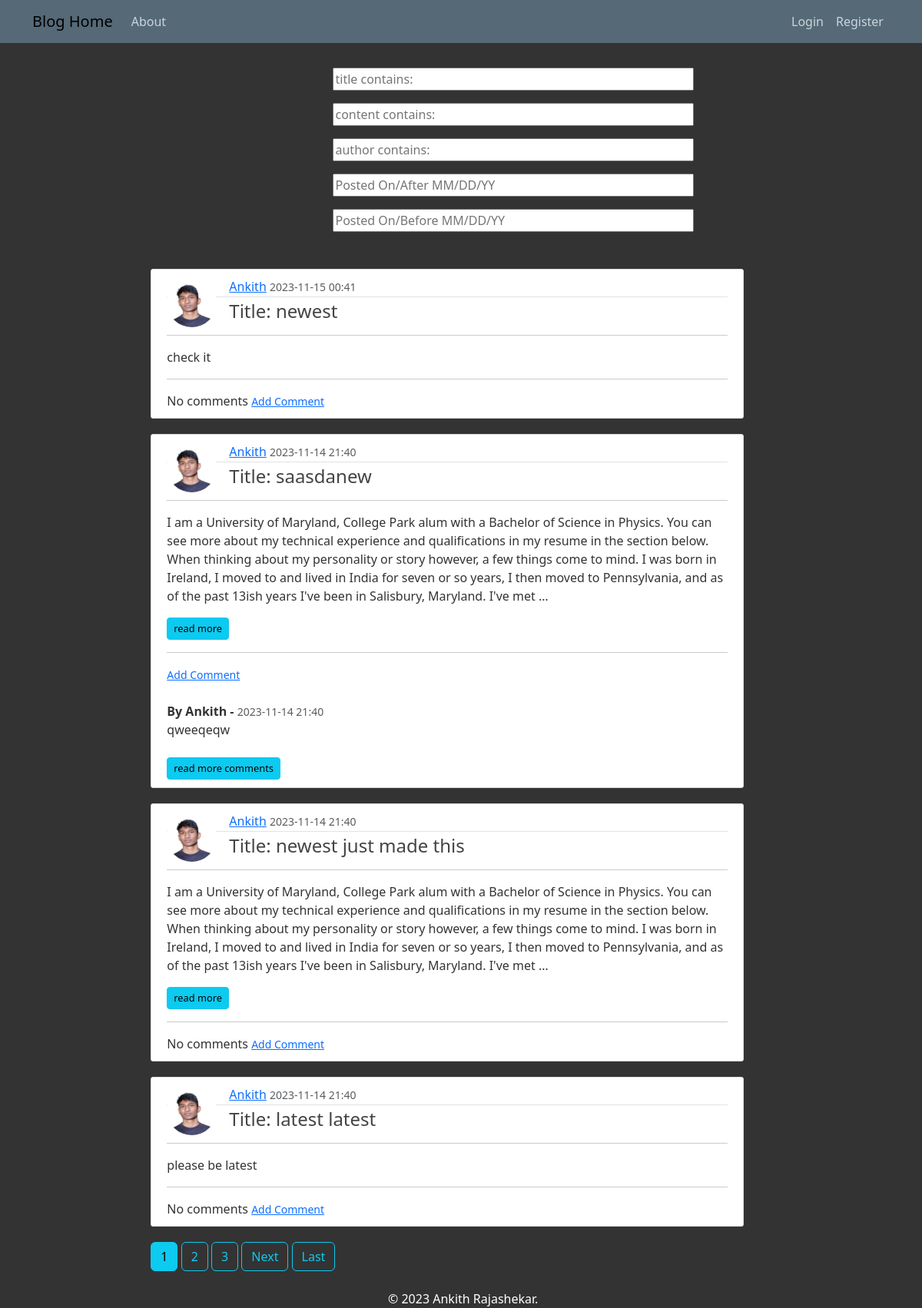
Before: / with the older database file.
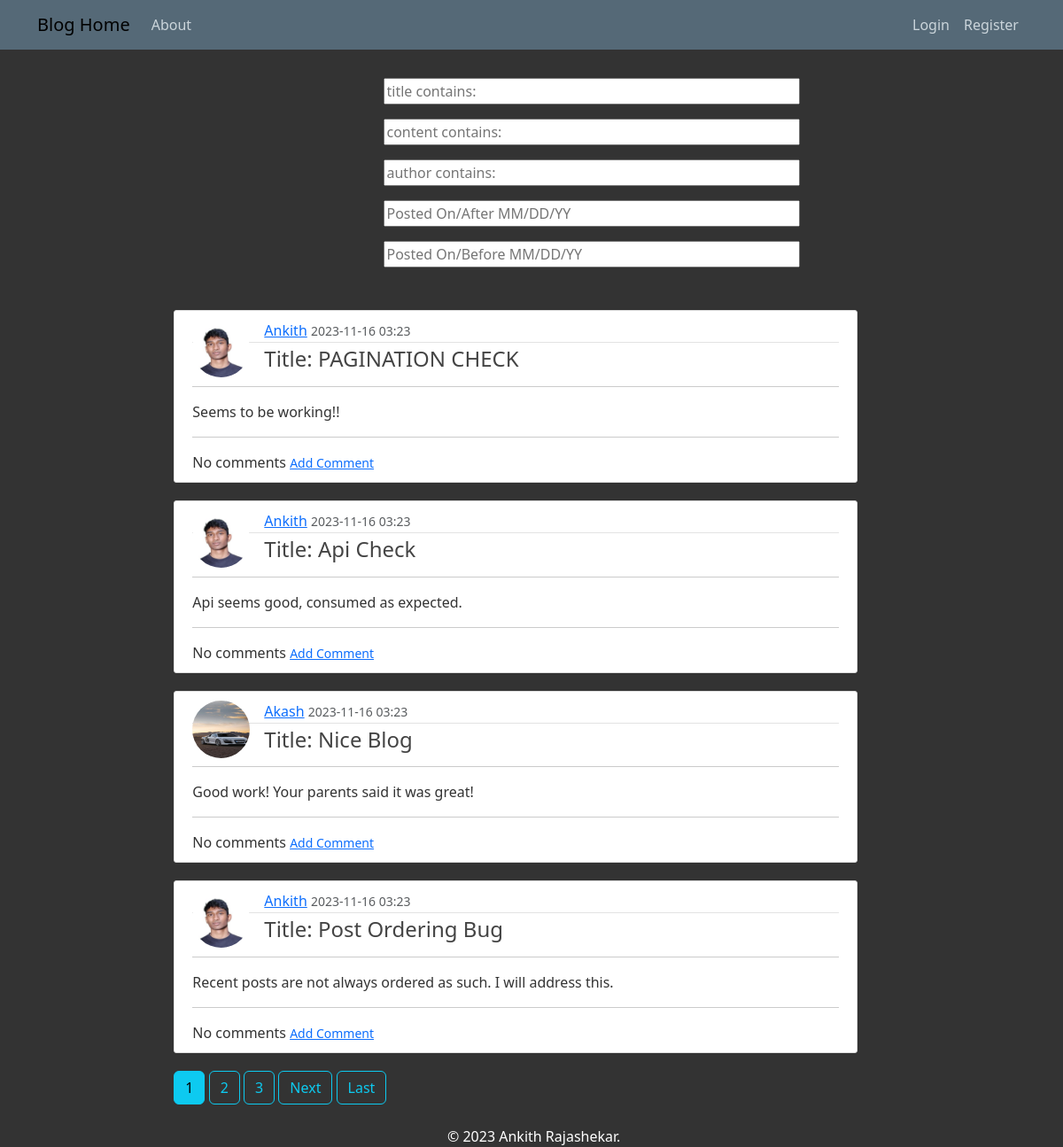
After: the same page with the newer database file.
### blog/models.py (models this page shows, shortened)
class Post(models.Model):
  title = models.CharField(max_length=100)
  content = models.TextField()
  date_posted = models.CharField(default=str(dateformat.format(timezone.now(), 'Y-m-d H:i')), max_length=70)
  user = models.ForeignKey(User, on_delete = models.CASCADE) #this just relates the User model to the author field, but it doesn't get the currently logged in user.
  author = models.TextField(default='user', max_length=100)
  image_url = models.URLField(max_length=300)

class Comment(models.Model):
  post = models.ForeignKey(Post, related_name="comments", on_delete = models.CASCADE)
  user = models.ForeignKey(User, on_delete = models.CASCADE)
  author = models.CharField(max_length=100)
  content = models.TextField(max_length=500)
  date_posted = models.CharField(default=str(dateformat.format(timezone.now(), 'Y-m-d H:i')), max_length=70)

### users/models.py (models this page shows, shortened)
class Profile(models.Model):
    user = models.OneToOneField(User, on_delete=models.CASCADE)
    username = models.TextField(default='user', max_length=100)
    email = models.EmailField(default='email@email.com')
    image = models.ImageField(default='default.jpg', upload_to='profile_pics') #store locally

### blog/views.py (the view)
# urls.py: path('', PostListView.as_view(), name='blog-home'),
class PostListView(ListView):
    model = Post
    template_name = 'blog/home.html'
    context_object_name = 'posts' #Renaming variable per django conventions so it works with our blog home template as is
    ordering = ['-date_posted']
    paginate_by = 4
    def get_queryset(self):
        filter = PostFilter(self.request.GET, queryset=Post.objects.all().order_by('-date_posted'))
        return filter.qs
    def get_context_data(self, **kwargs):
        context = super().get_context_data(**kwargs)
        filter = PostFilter(self.request.GET, queryset=Post.objects.all().order_by('-date_posted'))
        context["filter"] = filter
        return context

### blog/templates/blog/home.html (shortened to what this page needs)
{% extends "blog/base.html" %}
{% block content %}
    <div class="col ps-2 mb-4 pt-2 pb-2" style="background-color: #333333;; color: #e3e3e3;">
      <form method="get" class = "offset-md-5">
        {{ filter.form.as_p }}
      </form>
    </div>
  {%for post in posts%}
    <article class="media content-section offset-md-2">
      <img class = "float-start rounded-circle article-img" src = "{{post.user.profile.image.url}}">
      <div class="media-body">
        <div class="article-metadata">
          <a class="mr-2" href="{%url 'user-post' post.user.username%}">{{ post.user }}</a>
          <small class="text-muted">{{ post.date_posted}}</small>
        </div>
        <h4><a class="text-decoration-none article-title" href="{% url 'post-detail' post.pk %}">Title: {{ post.title }}</a></h4>
        <hr>
        <div>
          {% if post.content|length >= 450 %}
            <p class="article-content">{{ post.content|truncatechars:450}}</p>
            <a href="{% url 'post-detail' post.pk %}" class="btn btn-info btn-sm" style="font-size: 0.8em;">read more</a>
          {%else%}
            <p class="article-content">{{post.content}}</p>
          {%endif%}
        </div>
        <div>
          <hr>
          {% if not post.comments.all %}
            No comments
            <small class="text-muted">
              <a href="{%url 'comment-create' post.pk%}">Add Comment</a>
            </small>
          {%else%}
            <small class="text-muted">
              <a href="{%url 'comment-create' post.pk%}">Add Comment</a>
            </small>
            <br>
            <br>
              <strong>By {{post.comments.last.author}} - </strong>
              <small class="text-muted">{{ post.comments.last.date_posted}}</small>
              <br>
              {{post.comments.last.content}}
              <br>
            <br>
          {%endif%}
          {%if 2 <= post.comments.all|length %}
            <a href="{% url 'post-detail' post.pk %}" class="btn btn-info btn-sm" style="font-size: 0.8em;">read more comments</a>
          {%endif%}
        </div>
      </div>
    </article>
  {%endfor%}
  {% if is_paginated %}
    {% for num in page_obj.paginator.page_range %}
      {% if page_obj.number == num and page_obj.has_previous == False%}
        <a class="btn btn-info mb-4 offset-md-2" href="?page={{num}}">{{num}}</a>
      {% elif page_obj.number == num%}
        <a class="btn btn-info mb-4" href="?page={{num}}">{{num}}</a>
      {% elif num > page_obj.number|add:'-3' and num < page_obj.number|add:'3'%}
        <a class="btn btn-outline-info mb-4" href="?page={{num}}">{{num}}</a>
      {%endif%}
    {%endfor%}
    {% if page_obj.has_next %}
      <a class="btn btn-outline-info mb-4" href="?page={{page_obj.next_page_number}}">Next</a>
      <a class="btn btn-outline-info mb-4" href="?page={{page_obj.paginator.num_pages}}">Last</a>
    {%endif%}
  {%endif%}
{% endblock content %}

Changed rows visible on the page:
no longer on this page (row edited): Post: user.profile.image (picture), user "Ankith", date_posted "2023-11-15 00:41", title "newest", content "check it", shows "No comments"
removed Post: user.profile.image (picture), user "Ankith", date_posted "2023-11-14 21:40", title "saasdanew", content "I am a University of Maryland, College Park alum with a Bachelor of Science in Physics. You can see more about my technical experience and qualifications in my resume in the section below. When thinking about my personality or story however, a few things come to mind. I was born in Ireland, I moved to and lived in India for seven or so years, I then moved to Pennsylvania, and as of the past 13ish years I've been in Salisbury, Maryland. I've met …", comments.last.author "Ankith", comments.last.date_posted "2023-11-14 21:40", comments.last.content "qweeqeqw", shows "read more comments"
removed Post: user.profile.image (picture), user "Ankith", date_posted "2023-11-14 21:40", title "newest just made this", content "I am a University of Maryland, College Park alum with a Bachelor of Science in Physics. You can see more about my technical experience and qualifications in my resume in the section below. When thinking about my personality or story however, a few things come to mind. I was born in Ireland, I moved to and lived in India for seven or so years, I then moved to Pennsylvania, and as of the past 13ish years I've been in Salisbury, Maryland. I've met …", shows "No comments"
no longer on this page (row unchanged): Post: user.profile.image (picture), user "Ankith", date_posted "2023-11-14 21:40", title "latest latest", content "please be latest", shows "No comments"
added Post: user.profile.image (picture), user "Ankith", date_posted "2023-11-16 03:23", title "PAGINATION CHECK", content "Seems to be working!!", shows "No comments"
added Post: user.profile.image (picture), user "Ankith", date_posted "2023-11-16 03:23", title "Api Check", content "Api seems good, consumed as expected.", shows "No comments"
added Post: user.profile.image (placeholder picture), user "Akash", date_posted "2023-11-16 03:23", title "Nice Blog", content "Good work! Your parents said it was great!", shows "No comments"
added Post: user.profile.image (picture), user "Ankith", date_posted "2023-11-16 03:23", title "Post Ordering Bug", content "Recent posts are not always ordered as such. I will address this.", shows "No comments"
